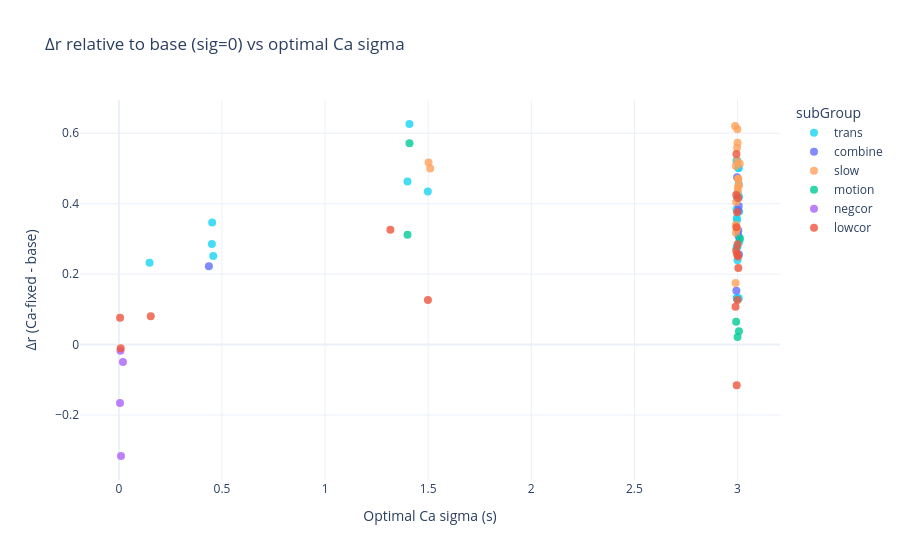
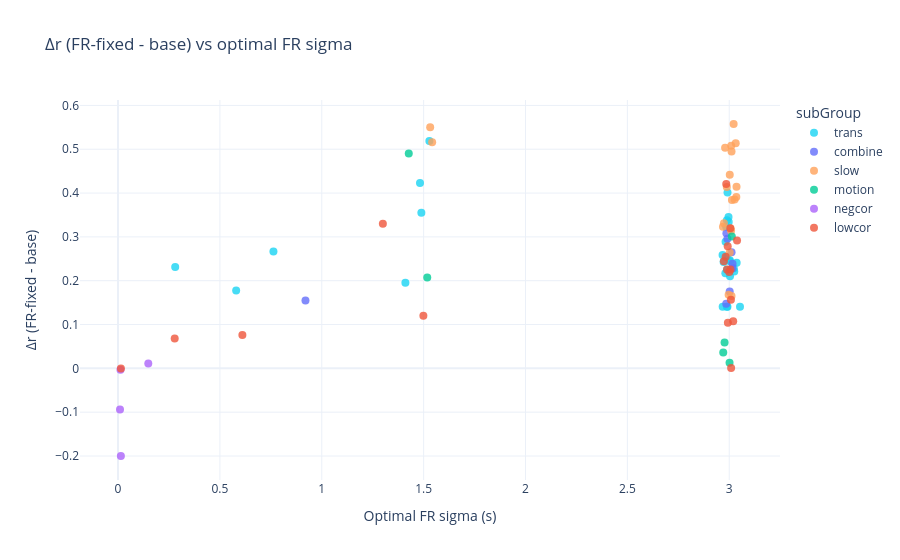

The code cell stored with these charts, in order, in its notebook:
### Code cell
# ----- new scatter of correlation change vs optimal sigma -----
# first compute base correlation (sig=0 for both fr and cal) for each cell
base_rs = []
for folder in df_group['folder']:
    recs = load_corrdict_records(folder)
    base = np.nan
    for r in recs:
        if r['fr_sig'] == 0.01 and r['cal_sig'] == 0.01:
            base = r['pearson_r']
            break
    base_rs.append(base)

subs2 = df_group.dropna(subset=['best_global_cal','best_global_fr','best_global_r']).copy()
subs2['base_r'] = base_rs
# compute delta relative to base correlation
subs2['delta_r_cal'] = subs2['best_r_at_cal_fixed'] - subs2['base_r']
subs2['delta_r_fr'] = subs2['best_r_at_fr_fixed'] - subs2['base_r']
# also global improvement
# delta between global optimum and base (no smoothing)
subs2['delta_r_global'] = subs2['best_global_r'] - subs2['base_r']
# jitter for visibility
subs2['cal_jit'] = subs2['best_global_cal'] + np.random.normal(0,0.005,len(subs2))
subs2['fr_jit'] = subs2['best_global_fr'] + np.random.normal(0,0.02,len(subs2))

# scatter vs Ca sigma
# determine consistent color mapping for subgroups
groups = sorted(subs2['subGroup'].dropna().unique())
color_seq = px.colors.qualitative.Plotly
color_map = {g: color_seq[i % len(color_seq)] for i, g in enumerate(groups)}

fig_delta_cal = px.scatter(
    subs2, x='cal_jit', y='delta_r_cal',
    color='subGroup',
    color_discrete_map=color_map,
    title='Δr relative to base (sig=0) vs optimal Ca sigma',
    labels={'cal_jit':'Optimal Ca sigma (s)', 'delta_r_cal':'Δr (Ca-fixed - base)'},
    opacity=0.8
)
fig_delta_cal.update_traces(marker={'size':8})  # show individual points
fig_delta_cal.update_layout(template='plotly_white')
fig_delta_cal.show()

# scatter vs FR sigma (conditional improvement)
fig_delta_fr = px.scatter(
    subs2, x='fr_jit', y='delta_r_fr',
    color='subGroup',
    color_discrete_map=color_map,
    title='Δr (FR-fixed - base) vs optimal FR sigma',
    labels={'fr_jit':'Optimal FR sigma (s)', 'delta_r_fr':'Δr (FR-fixed - base)'},
    opacity=0.8
)
fig_delta_fr.update_traces(marker={'size':8})
fig_delta_fr.update_layout(template='plotly_white')
fig_delta_fr.show()

# optional save
# scatter vs Ca sigma (global improvement)
fig_delta_cal_glob = px.scatter(
    subs2, x='cal_jit', y='delta_r_global',
    color='subGroup',
    color_discrete_map=color_map,
    title='Δr (global - base) vs optimal Ca sigma',
    labels={'cal_jit':'Optimal Ca sigma (s)', 'delta_r_global':'Δr (global - base)'},
    opacity=0.8
)
fig_delta_cal_glob.update_traces(marker={'size':8})
fig_delta_cal_glob.update_layout(template='plotly_white')
fig_delta_cal_glob.show()

# scatter vs FR sigma (global improvement)
fig_delta_fr_glob = px.scatter(
    subs2, x='fr_jit', y='delta_r_global',
    color='subGroup',
    color_discrete_map=color_map,
    title='Δr (global - base) vs optimal FR sigma',
    labels={'fr_jit':'Optimal FR sigma (s)', 'delta_r_global':'Δr (global - base)'},
    opacity=0.8
)
fig_delta_fr_glob.update_traces(marker={'size':8})
fig_delta_fr_glob.update_layout(template='plotly_white')
fig_delta_fr_glob.show()

# scatter of raw base and global r
fig_base_global = make_subplots(rows=1, cols=2,
                                subplot_titles=['Base r (no smoothing)', 'Global optimal r'])
fig_base_global.add_trace(
    go.Scatter(x=subs2['cell_idx'], y=subs2['base_r'], mode='markers',
               marker=dict(color=[color_map[g] for g in subs2['subGroup']], size=8),
               name='base r'),
    row=1, col=1
)
fig_base_global.add_trace(
    go.Scatter(x=subs2['cell_idx'], y=subs2['best_global_r'], mode='markers',
               marker=dict(color=[color_map[g] for g in subs2['subGroup']], size=8),
               name='global r'),
    row=1, col=2
)
fig_base_global.update_layout(template='plotly_white',
                              title='Comparison of base vs global correlation',
                              height=450, width=900)
fig_base_global.show()
path_html = os.path.join(mother_path, 'corr_by_subgroup.html')
path_svg = os.path.join(mother_path, 'corr_by_subgroup.svg')
fig_base_global.write_html(path_html, include_plotlyjs='cdn')
fig_base_global.write_image(path_svg)


# optional save
# fig_delta_cal.write_html('delta_r_vs_cal.html', include_plotlyjs='cdn')
# fig_delta_fr.write_html('delta_r_vs_fr.html', include_plotlyjs='cdn')

# boxplot of delta r by subgroup (Ca vs FR) with points and consistent colors
groups = sorted(subs2['subGroup'].dropna().unique())
# reuse color_map defined earlier for scatter
fig_delta_grp = make_subplots(rows=1, cols=2,
                              subplot_titles=['Δr (Ca-fixed - base)', 'Δr (FR-fixed - base)'])
for g in groups:
    sub = subs2[subs2['subGroup'] == g]
    fig_delta_grp.add_trace(go.Box(
        y=sub['delta_r_cal'],
        name=g,
        boxpoints='all',
        jitter=0.35,
        pointpos=0,
        marker_color=color_map.get(g)
    ), row=1, col=1)
    fig_delta_grp.add_trace(go.Box(
        y=sub['delta_r_fr'],
        name=g,
        boxpoints='all',
        jitter=0.35,
        pointpos=0,
        marker_color=color_map.get(g)
    ), row=1, col=2)
fig_delta_grp.update_layout(template='plotly_white',
                             title='Delta correlation by subgroup',
                             height=450, width=900,
                             showlegend=True)
fig_delta_grp.update_yaxes(title_text='Δr', row=1, col=1)
fig_delta_grp.update_yaxes(title_text='Δr', row=1, col=2)
fig_delta_grp.show()

# save boxplot to mother_path
path_html = os.path.join(mother_path, 'delta_corr_by_subgroup.html')
path_svg = os.path.join(mother_path, 'delta_corr_by_subgroup.svg')
fig_delta_grp.write_html(path_html, include_plotlyjs='cdn')



# ----- per-cell r vs sigma plots -----
for idx, row in df_group.iterrows():
    folder = row['folder']
    recs = load_corrdict_records(folder)
    if len(recs) == 0:
        continue
    dfr = pd.DataFrame(recs)
    fig_cell = make_subplots(rows=1, cols=2,
                              subplot_titles=['r vs Ca sigma','r vs FR sigma'])
    fig_cell.add_trace(go.Scatter(x=dfr['cal_sig'], y=dfr['pearson_r'], mode='markers'), row=1, col=1)
    fig_cell.add_trace(go.Scatter(x=dfr['fr_sig'], y=dfr['pearson_r'], mode='markers'), row=1, col=2)
    fig_cell.update_layout(template='plotly_white',
                            title=f'Corr curves for cell {idx}',
                            height=400, width=800)
    # save into the cell's folder path
    safe_name = "r_vs_sigma"
    cell_folder = row['folder']
    if pd.isna(cell_folder) or not os.path.isdir(cell_folder):
        cell_folder = mother_path  # fallback
    html_path = os.path.join(cell_folder, f"{safe_name}.html")
    svg_path = os.path.join(cell_folder, f"{safe_name}.svg")
    fig_cell.write_html(html_path, include_plotlyjs='cdn')
    fig_cell.write_image(svg_path)

### Figure 1 — Plotly figure (JSON) as saved in the notebook; plotly's stock layout.template omitted (floating-point values rounded to 4 significant figures)
{"data": [{"hovertemplate": "subGroup=trans<br>Optimal Ca sigma (s)=%{x}<br>Δr (Ca-fixed - base)=%{y}<extra></extra>", "legendgroup": "trans", "marker": {"color": "#19D3F3", "opacity": 0.8, "size": 8, "symbol": "circle"}, "mode": "markers", "name": "trans", "orientation": "v", "showlegend": true, "type": "scatter", "x": [3.006, 2.999, 2.996, 2.997, 0.4523, 3.009, 3.007, 3.005, 3.0, 2.995, 0.1488, 2.999, 2.994, 0.4511, 3.0, 0.4578, 3.006, 3.0, 1.498, 2.997, 3.004, 2.997, 3.002, 1.4, 1.409, 3.008, 2.998, 2.996], "xaxis": "x", "y": [0.1313, 0.1313, 0.2767, 0.4146, 0.3464, 0.2929, 0.4197, 0.5008, 0.4304, 0.3838, 0.2321, 0.5219, 0.522, 0.2854, 0.278, 0.2515, 0.457, 0.2395, 0.4345, 0.3594, 0.5024, 0.3536, 0.3203, 0.4629, 0.6263, 0.3778, 0.1313, 0.1313], "yaxis": "y"}, {"hovertemplate": "subGroup=combine<br>Optimal Ca sigma (s)=%{x}<br>Δr (Ca-fixed - base)=%{y}<extra></extra>", "legendgroup": "combine", "marker": {"color": "#636EFA", "opacity": 0.8, "size": 8, "symbol": "circle"}, "mode": "markers", "name": "combine", "orientation": "v", "showlegend": true, "type": "scatter", "x": [3.006, 0.4365, 3.007, 3.005, 2.995, 3.004, 3.003, 2.998], "xaxis": "x", "y": [0.3934, 0.2224, 0.2561, 0.3078, 0.1531, 0.3242, 0.3798, 0.4748], "yaxis": "y"}, {"hovertemplate": "subGroup=slow<br>Optimal Ca sigma (s)=%{x}<br>Δr (Ca-fixed - base)=%{y}<extra></extra>", "legendgroup": "slow", "marker": {"color": "#FFA15A", "opacity": 0.8, "size": 8, "symbol": "circle"}, "mode": "markers", "name": "slow", "orientation": "v", "showlegend": true, "type": "scatter", "x": [1.51, 1.502, 2.993, 3.002, 2.992, 2.997, 2.999, 3.011, 2.998, 3.002, 2.988, 2.998, 2.991, 3.0, 3.002, 3.007, 2.992, 2.996, 2.992, 3.004], "xaxis": "x", "y": [0.5002, 0.5173, 0.4047, 0.4702, 0.3177, 0.3294, 0.6111, 0.5137, 0.521, 0.4362, 0.6203, 0.5588, 0.1749, 0.5732, 0.4466, 0.4527, 0.5071, 0.3295, 0.3402, 0.471], "yaxis": "y"}, {"hovertemplate": "subGroup=motion<br>Optimal Ca sigma (s)=%{x}<br>Δr (Ca-fixed - base)=%{y}<extra></extra>", "legendgroup": "motion", "marker": {"color": "#00CC96", "opacity": 0.8, "size": 8, "symbol": "circle"}, "mode": "markers", "name": "motion", "orientation": "v", "showlegend": true, "type": "scatter", "x": [3.007, 3.0, 2.993, 1.409, 1.4, 3.012], "xaxis": "x", "y": [0.03806, 0.02137, 0.06486, 0.572, 0.3122, 0.3011], "yaxis": "y"}, {"hovertemplate": "subGroup=negcor<br>Optimal Ca sigma (s)=%{x}<br>Δr (Ca-fixed - base)=%{y}<extra></extra>", "legendgroup": "negcor", "marker": {"color": "#AB63FA", "opacity": 0.8, "size": 8, "symbol": "circle"}, "mode": "markers", "name": "negcor", "orientation": "v", "showlegend": true, "type": "scatter", "x": [0.01973, 0.007679, 0.005445, 0.01026], "xaxis": "x", "y": [-0.04966, -0.01776, -0.166, -0.3164], "yaxis": "y"}, {"hovertemplate": "subGroup=lowcor<br>Optimal Ca sigma (s)=%{x}<br>Δr (Ca-fixed - base)=%{y}<extra></extra>", "legendgroup": "lowcor", "marker": {"color": "#EF553B", "opacity": 0.8, "size": 8, "symbol": "circle"}, "mode": "markers", "name": "lowcor", "orientation": "v", "showlegend": true, "type": "scatter", "x": [1.499, 1.317, 2.995, 3.001, 2.997, 3.003, 2.998, 3.004, 2.994, 0.005893, 0.1547, 0.008924, 2.99, 3.0, 2.996, 2.995, 3.004, 2.993], "xaxis": "x", "y": [0.1265, 0.3257, 0.5413, 0.2848, 0.2564, 0.2501, 0.3757, 0.4165, 0.4247, 0.07592, 0.08016, -0.01006, 0.1077, 0.1265, -0.1155, 0.3334, 0.2174, 0.2672], "yaxis": "y"}], "layout": {"legend": {"title": {"text": "subGroup"}, "tracegroupgap": 0}, "title": {"text": "Δr relative to base (sig=0) vs optimal Ca sigma"}, "xaxis": {"anchor": "y", "domain": [0, 1], "title": {"text": "Optimal Ca sigma (s)"}}, "yaxis": {"anchor": "x", "domain": [0, 1], "title": {"text": "Δr (Ca-fixed - base)"}}}}

### Figure 2 — Plotly figure (JSON) as saved in the notebook; plotly's stock layout.template omitted (floating-point values rounded to 4 significant figures)
{"data": [{"hovertemplate": "subGroup=trans<br>Optimal FR sigma (s)=%{x}<br>Δr (FR-fixed - base)=%{y}<extra></extra>", "legendgroup": "trans", "marker": {"color": "#19D3F3", "opacity": 0.8, "size": 8, "symbol": "circle"}, "mode": "markers", "name": "trans", "orientation": "v", "showlegend": true, "type": "scatter", "x": [2.991, 2.968, 2.989, 2.997, 0.7628, 2.989, 2.985, 3.004, 2.992, 3.003, 0.2806, 2.997, 2.981, 1.41, 3.036, 0.5798, 2.967, 3.022, 1.482, 3.025, 2.988, 2.972, 3.003, 1.489, 1.528, 2.982, 2.988, 3.053], "xaxis": "x", "y": [0.1405, 0.1405, 0.2252, 0.3338, 0.2668, 0.2543, 0.3226, 0.21, 0.4015, 0.2442, 0.2314, 0.3454, 0.2173, 0.1951, 0.2413, 0.1775, 0.2587, 0.2282, 0.4228, 0.2212, 0.3382, 0.2428, 0.2467, 0.355, 0.5187, 0.289, 0.1405, 0.1405], "yaxis": "y"}, {"hovertemplate": "subGroup=combine<br>Optimal FR sigma (s)=%{x}<br>Δr (FR-fixed - base)=%{y}<extra></extra>", "legendgroup": "combine", "marker": {"color": "#636EFA", "opacity": 0.8, "size": 8, "symbol": "circle"}, "mode": "markers", "name": "combine", "orientation": "v", "showlegend": true, "type": "scatter", "x": [2.986, 0.92, 2.985, 2.991, 3.002, 3.011, 3.016, 3.016], "xaxis": "x", "y": [0.3081, 0.1549, 0.1475, 0.2956, 0.1754, 0.2649, 0.2286, 0.239], "yaxis": "y"}, {"hovertemplate": "subGroup=slow<br>Optimal FR sigma (s)=%{x}<br>Δr (FR-fixed - base)=%{y}<extra></extra>", "legendgroup": "slow", "marker": {"color": "#FFA15A", "opacity": 0.8, "size": 8, "symbol": "circle"}, "mode": "markers", "name": "slow", "orientation": "v", "showlegend": true, "type": "scatter", "x": [1.542, 1.532, 3.026, 2.969, 3.011, 3.009, 3.022, 3.032, 2.988, 3.036, 3.002, 3.01, 2.997, 2.98, 3.013, 3.035, 3.011, 3.006, 2.974, 3.003], "xaxis": "x", "y": [0.5159, 0.5499, 0.3851, 0.3232, 0.165, 0.3141, 0.5576, 0.5139, 0.4136, 0.4142, 0.2643, 0.5082, 0.1682, 0.5034, 0.3841, 0.391, 0.4951, 0.3192, 0.3312, 0.4419], "yaxis": "y"}, {"hovertemplate": "subGroup=motion<br>Optimal FR sigma (s)=%{x}<br>Δr (FR-fixed - base)=%{y}<extra></extra>", "legendgroup": "motion", "marker": {"color": "#00CC96", "opacity": 0.8, "size": 8, "symbol": "circle"}, "mode": "markers", "name": "motion", "orientation": "v", "showlegend": true, "type": "scatter", "x": [2.977, 3.002, 2.971, 1.427, 1.518, 3.013], "xaxis": "x", "y": [0.05899, 0.01291, 0.03633, 0.4905, 0.2071, 0.3011], "yaxis": "y"}, {"hovertemplate": "subGroup=negcor<br>Optimal FR sigma (s)=%{x}<br>Δr (FR-fixed - base)=%{y}<extra></extra>", "legendgroup": "negcor", "marker": {"color": "#AB63FA", "opacity": 0.8, "size": 8, "symbol": "circle"}, "mode": "markers", "name": "negcor", "orientation": "v", "showlegend": true, "type": "scatter", "x": [0.01204, 0.1485, 0.009674, 0.01402], "xaxis": "x", "y": [-0.003018, 0.01102, -0.09371, -0.2], "yaxis": "y"}, {"hovertemplate": "subGroup=lowcor<br>Optimal FR sigma (s)=%{x}<br>Δr (FR-fixed - base)=%{y}<extra></extra>", "legendgroup": "lowcor", "marker": {"color": "#EF553B", "opacity": 0.8, "size": 8, "symbol": "circle"}, "mode": "markers", "name": "lowcor", "orientation": "v", "showlegend": true, "type": "scatter", "x": [1.499, 1.3, 2.985, 3.006, 2.989, 3.008, 3.005, 2.982, 3.038, 0.6104, 0.2782, 0.01417, 2.993, 3.019, 3.009, 2.992, 2.974, 3.0], "xaxis": "x", "y": [0.12, 0.3299, 0.4206, 0.2256, 0.2258, 0.1566, 0.3199, 0.2549, 0.2918, 0.07592, 0.06802, -0.0005559, 0.1039, 0.1072, 0.0008283, 0.2787, 0.2444, 0.2201], "yaxis": "y"}], "layout": {"legend": {"title": {"text": "subGroup"}, "tracegroupgap": 0}, "title": {"text": "Δr (FR-fixed - base) vs optimal FR sigma"}, "xaxis": {"anchor": "y", "domain": [0, 1], "title": {"text": "Optimal FR sigma (s)"}}, "yaxis": {"anchor": "x", "domain": [0, 1], "title": {"text": "Δr (FR-fixed - base)"}}}}
